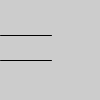
Frame 1 (no input)
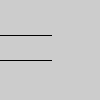
Frame 60 (the mouse pressed at the canvas centre just before this capture)
Frame 120 (the mouse held since frame 60 and released just before this capture): identical to frame 60, image omitted

The Processing sketch that drew these frames (run headless with seeded random() and noise(); from frame 60 on, the mouse is pressed at the canvas centre):

// Processing sketch: processing
// ── processing.pde
int d=51;

void setup(){
	size(100,100);
	int val=d*2;
	fill(val);
}

void draw(){
	int y=60;
	line(0,y,d,y);
	y-=25;
	line(0,y,d,y);
}
